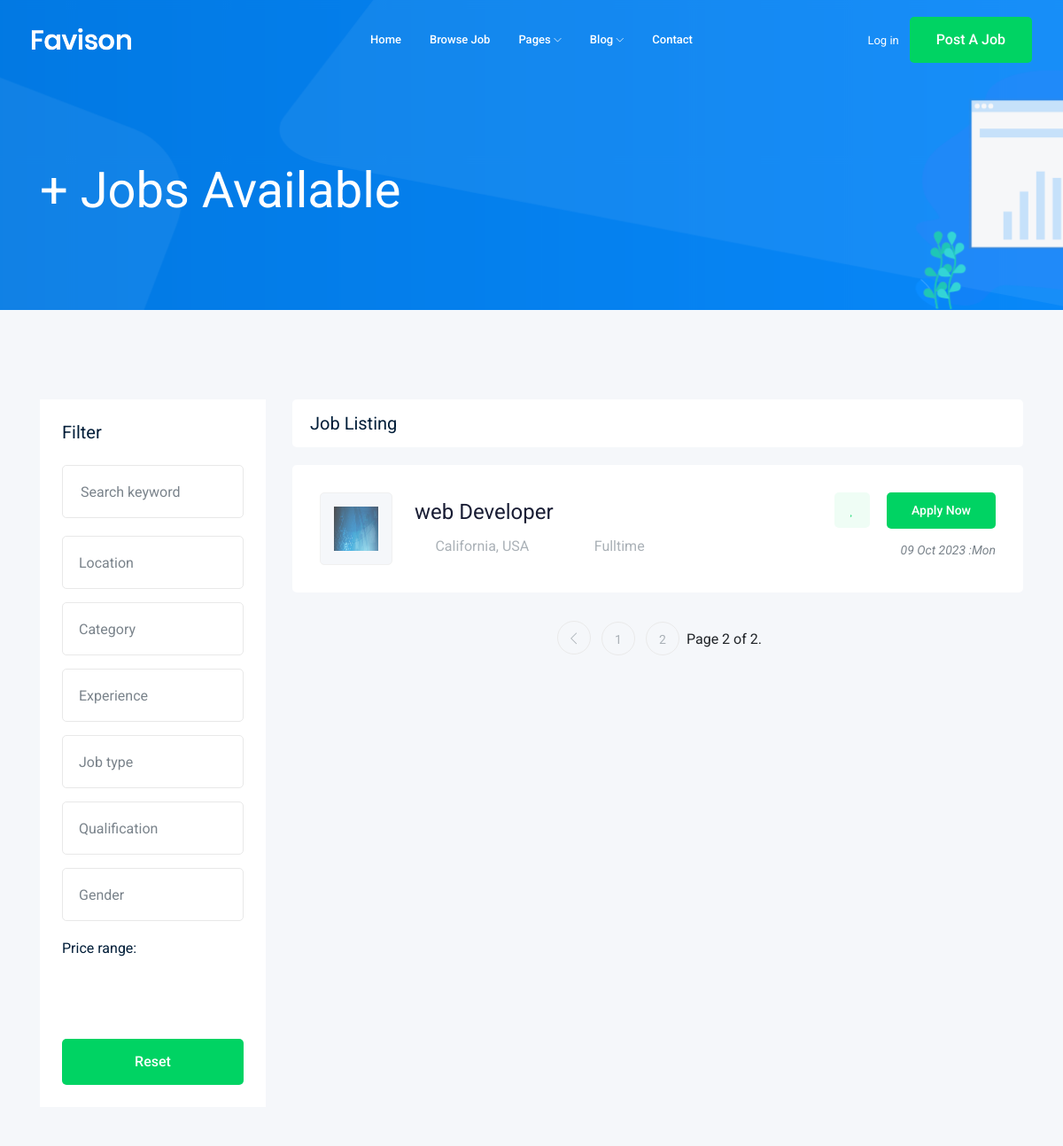
Before: /jobs/?page=2 (upper part) with the older database file.
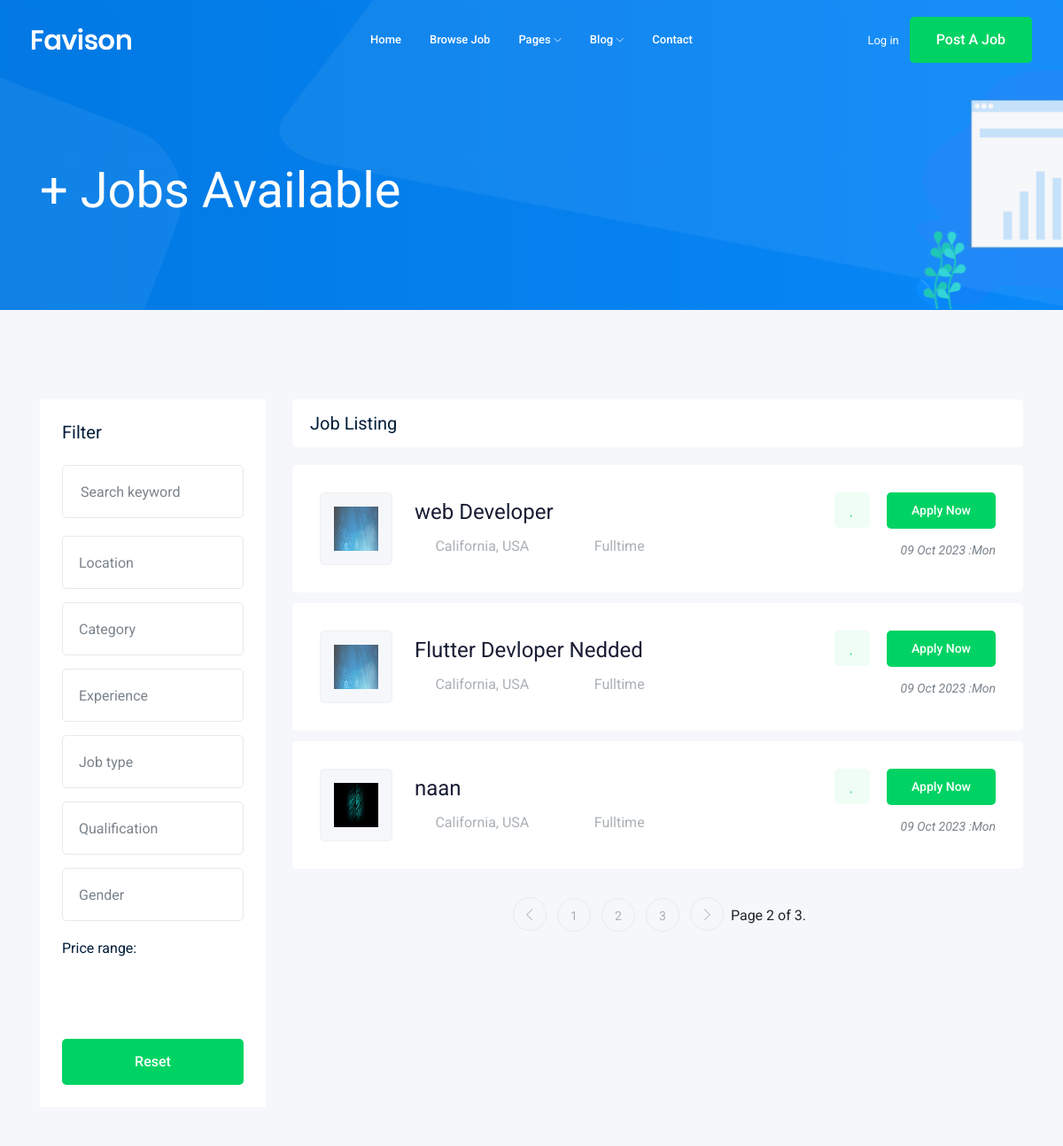
After: the same page with the newer database file.
### job/models.py (models this page shows, shortened)
class Job(models.Model):
    job_choices = [('Fulltime','Fulltime'),
                    ('Parttime','Parttime'),
    ]
    owner = models.ForeignKey(User,related_name="job_owner",on_delete=models.CASCADE)
    title = models.CharField(max_length=100)
    job_type = models.CharField(max_length=50,choices=job_choices,default='')
    description = models.TextField(max_length=3000,null=True,blank=True)
    published_at = models.DateTimeField(auto_now=True)
    vacancy = models.IntegerField(default=1)
    salary = models.IntegerField(default=0)
    category = models.ForeignKey('Category',on_delete=models.CASCADE)
    experience = models.IntegerField(default=1)
    image = models.ImageField(upload_to='jobs/')
    slug = models.SlugField(null=True,blank=True)

### job/views.py (the view)
# urls.py: path('', views.job_list,name='job_list' ),
def job_list(request):
    job_list =Job.objects.all()
    paginator = Paginator(job_list, 3)
    page_number = request.GET.get('page')
    page_obj = paginator.get_page(page_number)
    context = {'jobs':page_obj}
    return render(request, 'job/job_list.html',context)

### job/templates/job/job_list.html (shortened to what this page needs)
{%extends 'base.html' %}
{% block body%}
<div class="bradcam_area bradcam_bg_1">
    <div class="container">
        <div class="row">
            <div class="col-xl-12">
                <div class="bradcam_text">
                    <h3>{{jobs.count}}+ Jobs Available</h3>
                </div>
            </div>
        </div>
    </div>
</div>
<div class="job_listing_area plus_padding">
    <div class="container">
        <div class="row">
            <div class="col-lg-3">
                <div class="job_filter white-bg">
                    <div class="form_inner white-bg">
                        <h3>Filter</h3>
                        <form action="#">
                            <div class="row">
                                <div class="col-lg-12">
                                    <div class="single_field">
                                        <input type="text" placeholder="Search keyword">
                                    </div>
                                </div>
                                <div class="col-lg-12">
                                </div>
                                <div class="col-lg-12">
                                </div>
                                <div class="col-lg-12">
                                </div>
                                <div class="col-lg-12">
                                </div>
                                <div class="col-lg-12">
                                </div>
                                <div class="col-lg-12">
                                </div>
                            </div>
                        </form>
                    </div>
                    <div class="range_wrap">
                        <label for="amount">Price range:</label>
                        <p>
                            <input type="text" id="amount" readonly
                                style="border:0; color:#7A838B; font-size: 14px; font-weight:400;">
                        </p>
                    </div>
                    <div class="reset_btn">
                        <button class="boxed-btn3 w-100" type="submit">Reset</button>
                    </div>
                </div>
            </div>
            <div class="col-lg-9">
                <div class="recent_joblist_wrap">
                    <div class="recent_joblist white-bg ">
                        <div class="row align-items-center">
                            <div class="col-md-6">
                                <h4>Job Listing</h4>
                            </div>
                            <div class="col-md-6">
                            </div>
                        </div>
                    </div>
                </div>
                <div class="job_lists m-0">
                    <div class="row">
                        {%for job in jobs%}
                        <div class="col-lg-12 col-md-12">
                            <div class="single_jobs white-bg d-flex justify-content-between">
                                <div class="jobs_left d-flex align-items-center">
                                    <div class="thumb">
                                        <img style="width: 50px;height:50px" src="{{job.image.url}}" alt="">
                                    </div>
                                    <div class="jobs_conetent">
                                        <a href="{% url 'jobs:job_detail' job.slug job.id %}">
                                            <h4>{{job.title}}</h4>
                                        </a>
                                        <div class="links_locat d-flex align-items-center">
                                            <div class="location">
                                                <p> <i class="fa fa-map-marker"></i> California, USA</p>
                                            </div>
                                            <div class="location">
                                                <p> <i class="fa fa-clock-o"></i> {{job.job_type}}</p>
                                            </div>
                                        </div>
                                    </div>
                                </div>
                                <div class="jobs_right">
                                    <div class="apply_now">
                                        <a class="heart_mark" href="#"> <i class="fa fa-heart"></i> </a>
                                        <a href="{% url 'jobs:job_detail' job.slug job.id %}" class="boxed-btn3">Apply
                                            Now</a>
                                    </div>
                                    <div class="date">
                                        <p>{{job.published_at|date:'d M o :D'}}</p>
                                    </div>
                                </div>
                            </div>
                        </div>
                        {%endfor%}
                    </div>
                    {% if jobs.has_other_pages %}
                    <div class="row">
                        <div class="col-lg-12">
                            <div class="pagination_wrap">
                                <ul>
                                    {%if jobs.has_previous%}
                                    <li><a href="?page={{jobs.previous.page_number}}"> <i class="ti-angle-left"></i>
                                        </a></li>
                                    {%endif%}
                                    {%for i in jobs.paginator.page_range %}
                                    <li><a href="?page={{i}}"><span>{{i}}</span></a></li>
                                    {%endfor%}
                                    {%if jobs.has_next%}
                                    <li><a href="?page={{ jobs.next_page_number }}"> <i class=" ti-angle-right"></i>
                                        </a>
                                    </li>
                                    {%endif%}
                                    <span class="current">
                                        Page {{jobs.number }} of {{ jobs.paginator.num_pages }}.
                                    </span>
                                </ul>
                            </div>
                        </div>
                    </div>
                    {% endif%}
                </div>
            </div>
        </div>
    </div>
</div>
{%endblock body %}

### templates/base.html (shortened to what this page needs)
{% load static %}
<!doctype html>
<html class="no-js" lang="zxx">
<head>
    <link rel="stylesheet" href="{% static 'css/bootstrap.min.css' %}">
    <link rel="stylesheet" href="{% static 'css/owl.carousel.min.css' %}">
    <link rel="stylesheet" href="{% static 'css/magnific-popup.css' %}">
    <link rel="stylesheet" href="{% static 'css/font-awesome.min.css' %}">
    <link rel="stylesheet" href="{% static 'css/themify-icons.css' %}">
    <link rel="stylesheet" href="{% static 'css/nice-select.css' %}">
    <link rel="stylesheet" href="{% static 'css/flaticon.css' %}">
    <link rel="stylesheet" href="{% static 'css/gijgo.css' %}">
    <link rel="stylesheet" href="{% static 'css/animate.min.css' %}">
    <link rel="stylesheet" href="{% static 'css/slicknav.css' %}">
    <link rel="stylesheet" href="{% static 'css/style.css' %}">
</head>
<body>
    <header>
        <div class="header-area ">
            <div id="sticky-header" class="main-header-area">
                <div class="container-fluid ">
                    <div class="header_bottom_border">
                        <div class="row align-items-center">
                            <div class="col-xl-3 col-lg-2">
                                <div class="logo">
                                    <a href="index.html">
                                        <img src="img/logo.png" alt="">
                                    </a>
                                </div>
                            </div>
                            <div class="col-xl-6 col-lg-7">
                                <div class="main-menu  d-none d-lg-block">
                                    <nav>
                                        <ul id="navigation">
                                            <li><a href="index.html">home</a></li>
                                            <li><a href="jobs.html">Browse Job</a></li>
                                            <li><a href="#">pages <i class="ti-angle-down"></i></a>
                                            </li>
                                            <li><a href="#">blog <i class="ti-angle-down"></i></a>
                                            </li>
                                            <li><a href="contact.html">Contact</a></li>
                                        </ul>
                                    </nav>
                                </div>
                            </div>
                            <div class="col-xl-3 col-lg-3 d-none d-lg-block">
                                <div class="Appointment">
                                    <div class="phone_num d-none d-xl-block">
                                        <a href="#">Log in</a>
                                    </div>
                                    <div class="d-none d-lg-block">
                                        <a class="boxed-btn3" href="#">Post a Job</a>
                                    </div>
                                </div>
                            </div>
                            <div class="col-12">
                            </div>
                        </div>
                    </div>
                </div>
            </div>
        </div>
    </header>
    {% block body %}
    {%endblock body %}
</body>
</html>

Changed rows visible on the page:
added Job: image (picture), title "Flutter Devloper Nedded", job_type "Fulltime", published_at "09 Oct 2023 :Mon"
added Job: image (picture), title "naan", job_type "Fulltime", published_at "09 Oct 2023 :Mon"
Other visible differences:
{{ jobs.paginator.num_pages }}: "2" → "3"
new list line: "3"
